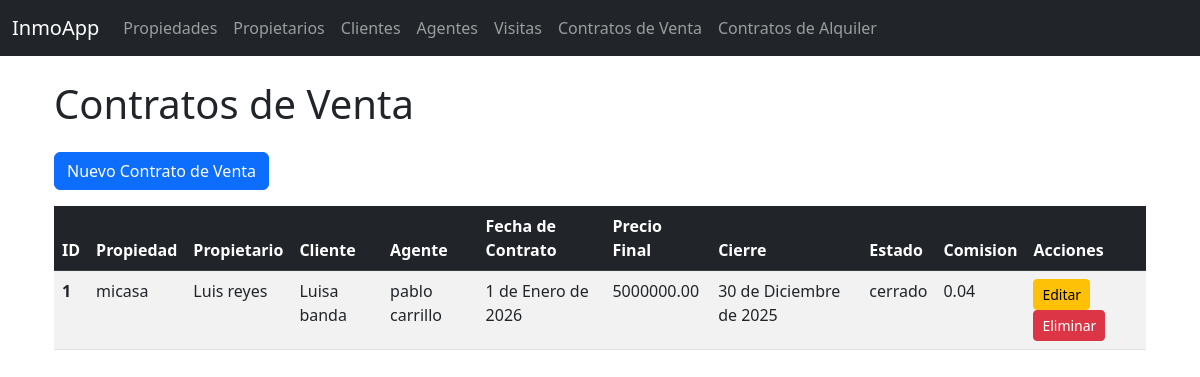
The app's page /contratos_venta/ with its own data.
### inmobiliaria/models.py (models this page shows, shortened)
class Contrato_Venta(models.Model):
    propiedad = models.OneToOneField(Propiedad, on_delete=models.CASCADE, related_name="contrato_venta")
    propietario = models.ForeignKey(Propietario, on_delete=models.CASCADE, related_name="contratos_venta")
    cliente = models.ForeignKey(Cliente_Inmobiliaria, on_delete=models.CASCADE, related_name="contratos_venta")
    agente = models.ForeignKey(Agente_Inmobiliario, on_delete=models.CASCADE, related_name="contratos_venta")
    fecha_contrato = models.DateField()
    precio_final = models.DecimalField(max_digits=15, decimal_places=2)
    fecha_cierre = models.DateField()
    estado_contrato = models.CharField(max_length=50)
    comision_agente = models.DecimalField(max_digits=10, decimal_places=2)

class Propiedad(models.Model):
    propietario = models.ForeignKey(Propietario, on_delete=models.CASCADE, related_name="propiedades")
    direccion = models.CharField(max_length=255)
    tipo_propiedad = models.CharField(max_length=50)
    num_habitaciones = models.IntegerField()
    num_banos = models.IntegerField()
    superficie_m2 = models.DecimalField(max_digits=10, decimal_places=2)
    precio_venta = models.DecimalField(max_digits=15, decimal_places=2, null=True, blank=True)
    precio_alquiler = models.DecimalField(max_digits=15, decimal_places=2, null=True, blank=True)
    estado_propiedad = models.CharField(max_length=50) # E.g., "Disponible", "Vendida", "Alquilada"
    fecha_publicacion = models.DateField(auto_now_add=True)
    descripcion = models.TextField(blank=True, null=True)
    def __str__(self):
        return self.direccion

class Propietario(models.Model):
    nombre = models.CharField(max_length=100)
    apellido = models.CharField(max_length=100)
    telefono = models.CharField(max_length=20)
    email = models.EmailField(max_length=100)
    direccion_propietario = models.CharField(max_length=255)
    fecha_registro = models.DateField(auto_now_add=True)
    dni = models.CharField(max_length=20, unique=True)
    def __str__(self):
        return f"{self.nombre} {self.apellido}"

class Cliente_Inmobiliaria(models.Model):
    nombre = models.CharField(max_length=100)
    apellido = models.CharField(max_length=100)
    telefono = models.CharField(max_length=20)
    email = models.EmailField(max_length=100)
    preferencias_propiedad = models.TextField(blank=True, null=True)
    presupuesto_maximo = models.DecimalField(max_digits=15, decimal_places=2, null=True, blank=True)
    fecha_registro = models.DateField(auto_now_add=True)
    dni = models.CharField(max_length=20, unique=True)
    def __str__(self):
        return f"{self.nombre} {self.apellido}"

class Agente_Inmobiliario(models.Model):
    nombre = models.CharField(max_length=100)
    apellido = models.CharField(max_length=100)
    telefono = models.CharField(max_length=20)
    email = models.EmailField(max_length=100)
    licencia_agente = models.CharField(max_length=50)
    fecha_contratacion = models.DateField()
    salario = models.DecimalField(max_digits=10, decimal_places=2, null=True, blank=True)
    comision_porcentaje = models.DecimalField(max_digits=5, decimal_places=2, null=True, blank=True)
    def __str__(self):
        return f"{self.nombre} {self.apellido}"

### inmobiliaria/views.py (the view)
# urls.py: path("contratos_venta/", views.Contrato_VentaListView.as_view(), name="contrato_venta_list"),
class Contrato_VentaListView(ListView):
    model = Contrato_Venta
    template_name = "inmobiliaria/contrato_venta_list.html"
    context_object_name = "contratos"

### inmobiliaria/templates/inmobiliaria/contrato_venta_list.html (shortened to what this page needs)
{% extends "inmobiliaria/base.html" %}
{% block content %}
<div class="container mt-4">
    <h1 class="mb-4">Contratos de Venta</h1>
    <a href="{% url 'inmobiliaria:contrato_venta_create' %}" class="btn btn-primary mb-3">Nuevo Contrato de Venta</a>
    <div class="table-responsive">
        <table class="table table-striped table-hover">
            <thead class="table-dark">
                <tr>
                    <th>ID</th>
                    <th>Propiedad</th>
                    <th>Propietario</th>
                    <th>Cliente</th>
                    <th>Agente</th>
                    <th>Fecha de Contrato</th>
                    <th>Precio Final</th>
                    <th>Cierre</th>
                    <th>Estado</th>
                    <th>Comision</th>
                    <th>Acciones</th>
                </tr>
            </thead>
            <tbody>
                {% for contrato in contratos %}
                <tr>
                    <th>{{ contrato.id }}</th>
                    <td>{{ contrato.propiedad }}</td>
                    <td>{{ contrato.propietario }}</td>
                    <td>{{ contrato.cliente }}</td>
                    <td>{{ contrato.agente }}</td>
                    <td>{{ contrato.fecha_contrato }}</td>
                    <td>{{ contrato.precio_final }}</td>
                    <td>{{ contrato.fecha_cierre }}</td>
                    <td>{{ contrato.estado_contrato }}</td>
                    <td>{{ contrato.comision_agente }}</td>
                    <td>
                        <a href="{% url 'inmobiliaria:contrato_venta_update' contrato.id %}" class="btn btn-warning btn-sm">Editar</a>
                        <a href="{% url 'inmobiliaria:contrato_venta_delete' contrato.id %}" class="btn btn-danger btn-sm">Eliminar</a>
                    </td>
                </tr>
                {% endfor %}
            </tbody>
        </table>
    </div>
</div>
{% endblock %}

### inmobiliaria/templates/inmobiliaria/base.html (shortened to what this page needs)
 <!DOCTYPE html>
<html lang="es">
<head>
    <link href="https://cdn.jsdelivr.net/npm/bootstrap@5.3.0/dist/css/bootstrap.min.css" rel="stylesheet">
</head>
<body>
    <nav class="navbar navbar-expand-lg navbar-dark bg-dark">
        <div class="container-fluid">
            <a class="navbar-brand" href="{% url 'inmobiliaria:home' %}">InmoApp</a>
            <div class="collapse navbar-collapse" id="navbarNav">
                <ul class="navbar-nav">
                    <li class="nav-item">
                        <a class="nav-link" href="{% url 'inmobiliaria:propiedad_list' %}">Propiedades</a>
                    </li>
                    <li class="nav-item">
                        <a class="nav-link" href="{% url 'inmobiliaria:propietario_list' %}">Propietarios</a>
                    </li>
                    <li class="nav-item">
                        <a class="nav-link" href="{% url 'inmobiliaria:cliente_inmobiliaria_list' %}">Clientes</a>
                    </li>
                    <li class="nav-item">
                        <a class="nav-link" href="{% url 'inmobiliaria:agente_inmobiliario_list' %}">Agentes</a>
                    </li>
                    <li class="nav-item">
                        <a class="nav-link" href="{% url 'inmobiliaria:visita_propiedad_list' %}">Visitas</a>
                    </li>
                    <li class="nav-item">
                        <a class="nav-link" href="{% url 'inmobiliaria:contrato_venta_list' %}">Contratos de Venta</a>
                    </li>
                    <li class="nav-item">
                        <a class="nav-link" href="{% url 'inmobiliaria:contrato_alquiler_list' %}">Contratos de Alquiler</a>
                    </li>
                </ul>
            </div>
        </div>
    </nav>
    <main class="container mt-4">
        {% block content %}
        {% endblock %}
    </main>
</body>
</html>

### records on screen
Contrato_Venta: id "1", propiedad "micasa", propietario "Luis reyes", cliente "Luisa banda", agente "pablo carrillo", fecha_contrato "1 de Enero de 2026", precio_final "5000000.00", fecha_cierre "30 de Diciembre de 2025", estado_contrato "cerrado", comision_agente "0.04"
